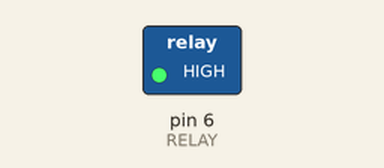
This sketch was run on a simulated Arduino Uno, built with avr-gcc and run on an emulated ATmega328P. On the bench: switched loads named in the sketch (green lamp = pin HIGH).

Above: at 1.5 s.
At 4.5 s:
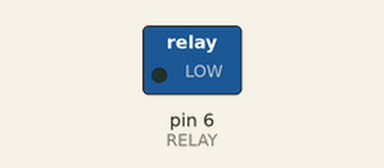
Timing chart, 0 to 7.8 s (numbered marks = the images above):
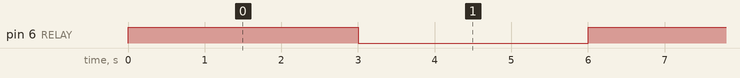

Measured:
- by itself, pin 6 (RELAY): alternates HIGH for 3.0 s and LOW for 3.0 s

The sketch:

relay.ino
```cpp
#define RELAY 6

void setup() {
  // put your setup code here, to run once:
  pinMode(RELAY, OUTPUT);
}

void loop() {
  // put your main code here, to run repeatedly:
  digitalWrite(RELAY, HIGH);
  delay(3000);
  digitalWrite(RELAY,LOW);
  delay(3000);
}
```
